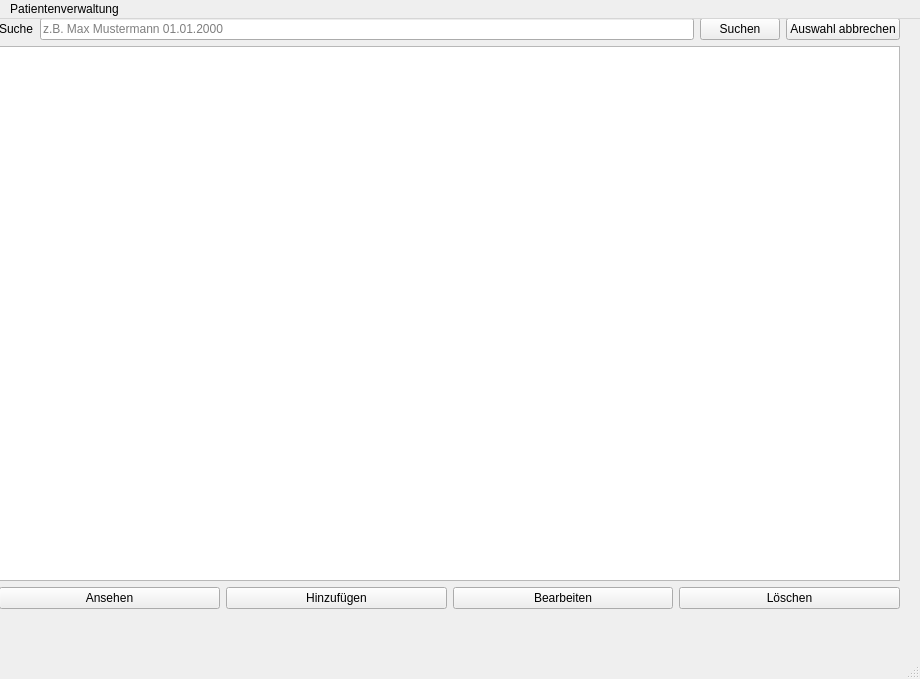
<?xml version="1.0" encoding="UTF-8"?>
<ui version="4.0">
 <class>MainWindow</class>
 <widget class="QMainWindow" name="MainWindow">
  <property name="geometry">
   <rect>
    <x>0</x>
    <y>0</y>
    <width>920</width>
    <height>679</height>
   </rect>
  </property>
  <property name="windowTitle">
   <string>MainWindow</string>
  </property>
  <widget class="QWidget" name="centralwidget">
   <widget class="QWidget" name="verticalLayoutWidget">
    <property name="geometry">
     <rect>
      <x>-1</x>
      <y>-1</y>
      <width>901</width>
      <height>591</height>
     </rect>
    </property>
    <layout class="QVBoxLayout" name="verticalLayout_2">
     <property name="sizeConstraint">
      <enum>QLayout::SizeConstraint::SetDefaultConstraint</enum>
     </property>
     <item>
      <layout class="QHBoxLayout" name="horizontalLayout_2">
       <item>
        <widget class="QLabel" name="SearchLabel">
         <property name="text">
          <string>Suche</string>
         </property>
         <property name="margin">
          <number>5</number>
         </property>
        </widget>
       </item>
       <item>
        <widget class="QLineEdit" name="SearchLineEdit">
         <property name="text">
          <string/>
         </property>
         <property name="placeholderText">
          <string>z.B. Max Mustermann 01.01.2000</string>
         </property>
        </widget>
       </item>
       <item>
        <widget class="QPushButton" name="SearchButton">
         <property name="text">
          <string>Suchen</string>
         </property>
        </widget>
       </item>
       <item>
        <widget class="QPushButton" name="ClearSelectionButton">
         <property name="text">
          <string>Auswahl abbrechen</string>
         </property>
        </widget>
       </item>
      </layout>
     </item>
     <item>
      <widget class="QTableView" name="PatientTableView">
       <property name="editTriggers">
        <set>QAbstractItemView::EditTrigger::NoEditTriggers</set>
       </property>
       <property name="alternatingRowColors">
        <bool>true</bool>
       </property>
       <property name="selectionMode">
        <enum>QAbstractItemView::SelectionMode::SingleSelection</enum>
       </property>
       <property name="selectionBehavior">
        <enum>QAbstractItemView::SelectionBehavior::SelectRows</enum>
       </property>
       <property name="showGrid">
        <bool>true</bool>
       </property>
       <property name="sortingEnabled">
        <bool>true</bool>
       </property>
       <attribute name="horizontalHeaderCascadingSectionResizes">
        <bool>true</bool>
       </attribute>
      </widget>
     </item>
     <item>
      <layout class="QHBoxLayout" name="horizontalLayout_3">
       <item>
        <widget class="QPushButton" name="ViewButton">
         <property name="text">
          <string>Ansehen</string>
         </property>
        </widget>
       </item>
       <item>
        <widget class="QPushButton" name="AddButton">
         <property name="text">
          <string>Hinzufügen</string>
         </property>
        </widget>
       </item>
       <item>
        <widget class="QPushButton" name="EditButton">
         <property name="text">
          <string>Bearbeiten</string>
         </property>
        </widget>
       </item>
       <item>
        <widget class="QPushButton" name="DeleteButton">
         <property name="text">
          <string>Löschen</string>
         </property>
        </widget>
       </item>
      </layout>
     </item>
    </layout>
   </widget>
  </widget>
  <widget class="QMenuBar" name="menubar">
   <property name="geometry">
    <rect>
     <x>0</x>
     <y>0</y>
     <width>920</width>
     <height>21</height>
    </rect>
   </property>
   <widget class="QMenu" name="menuPatientenverwaltung">
    <property name="title">
     <string>Patientenverwaltung</string>
    </property>
   </widget>
   <addaction name="menuPatientenverwaltung"/>
  </widget>
  <widget class="QStatusBar" name="statusbar"/>
 </widget>
 <resources/>
 <connections/>
</ui>
